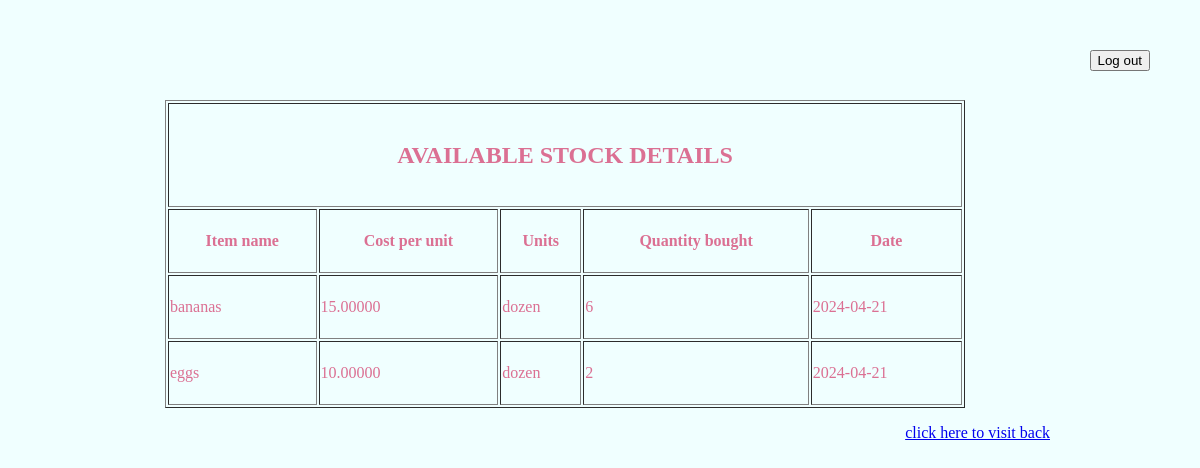
Before: /available_stock_table.php with the older database file.
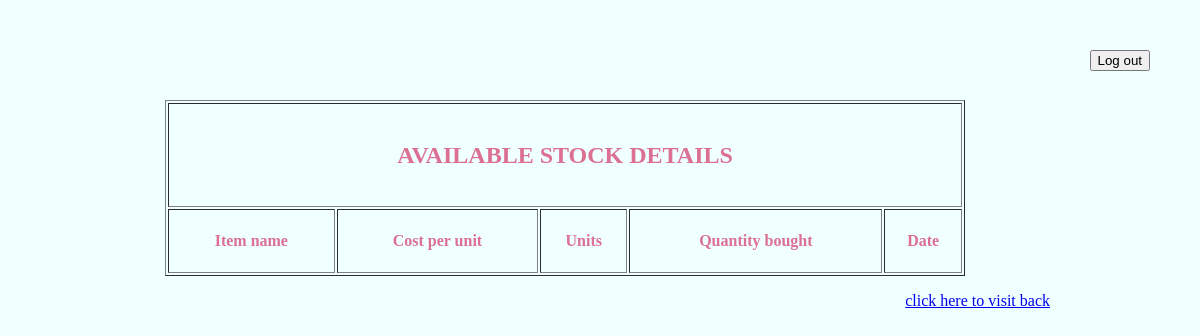
After: the same page with the newer database file.
### tables this page shows
CREATE TABLE IF NOT EXISTS new_stock_details (
    item_name varchar(30),
    unit varchar(30),
    cost_per_unit decimal(10, 5),
    quantity_bought int(11),
    date date,
    PRIMARY KEY(item_name, date)
);

### available_stock_table.php (the view, shortened to what this page needs)
<!doctype html>
<html>
<head>
</head>
<body>
	<div class="logout">
		<form action="logout.php" method="post">
			<input type="submit" value="Log out">
		</form>
	</div>
	<?php
	$conn = mysqli_connect('localhost', 'root', 'AIDNITRA#P98', 'mess_management');
	$query = mysqli_query($conn, "select * from new_stock_details ");
	?>
	<table align="center" border="1px" style="width:800px; line-height:60px;">
		<tr>
			<th colspan="7">
				<h2>AVAILABLE STOCK DETAILS</h2>
			</th>
		</tr>
		<tr>
			<th> Item name </th>
			<th> Cost per unit </th>
			<th> Units </th>
			<th> Quantity bought </th>
			<th> Date </th>
		</tr>
		<?php
		if (mysqli_num_rows($query) != 0) {
			while ($rows = mysqli_fetch_assoc($query)) {
				?>
				<tr>
					<td> <?php echo $rows['item_name']; ?></td>
					<td> <?php echo $rows['cost_per_unit']; ?></td>
					<td> <?php echo $rows['unit']; ?></td>
					<td> <?php echo $rows['quantity_bought']; ?></td>
					<td> <?php echo $rows['date']; ?></td>
				</tr>
				<?php
			}
		}
		?>
	</table>
	<p align="right"><a href="admin.php"> click here to visit back </a></p>
</body>
</html>

Changed rows visible on the page:
removed new_stock_details: item_name "bananas", cost_per_unit "15.00000", unit "dozen", quantity_bought "6", date "2024-04-21"
removed new_stock_details: item_name "eggs", cost_per_unit "10.00000", unit "dozen", quantity_bought "2", date "2024-04-21"
